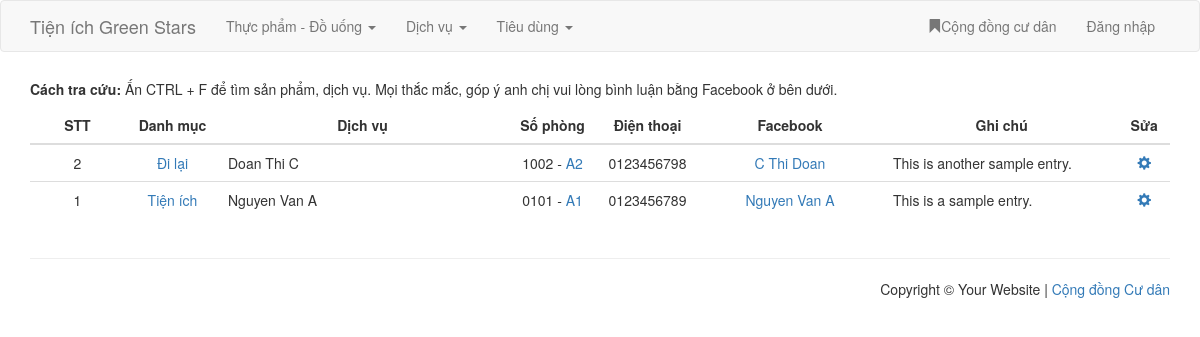
The page / on the database its author committed.
### tables this page shows
CREATE TABLE `entry` (
  `id` int(11) NOT NULL,
  `category_id` int(11) NOT NULL,
  `name` varchar(255) NOT NULL,
  `room` varchar(5) NOT NULL,
  `building` varchar(2) NOT NULL,
  `phone` varchar(11) NOT NULL,
  `fb_name` varchar(100) DEFAULT NULL,
  `fb_link` varchar(100) DEFAULT NULL,
  `note` text
);

CREATE TABLE `category` (
  `id` int(11) NOT NULL,
  `name` varchar(100) NOT NULL,
  `slug` varchar(100) NOT NULL
);

### application/controllers/Entry.php (called while the page is built, shortened)
<?php
class Entry extends MY_Controller
{
	function __construct()
	{
		$this->load->model('entry_model');
		$this->load->model('category_model');
	}
	public function index($slug = FALSE)
	{
		$input = array();
		if ($slug === FALSE)
        {
        	$list = $this->entry_model->get_list($input);
        }
        foreach ($list as $row) {
        	$row->slug = $this->_cate_id_to_slug($row->category_id);
        	$row->category_name = $this->_cate_id_to_name($row->category_id);
        }
		$this->data['list'] = $list;
		$this->data['message'] = $this->session->flashdata('message');
		$this->data['type_message'] = $this->session->flashdata('type_message');
		$this->data['temp'] = 'entry/index';
		$this->load->view('templates/layout', $this->data);
	}
	function _cate_id_to_slug($id)
	{
		$input = array();
		$input['where'] = array('id' => $id);
		$info = $this->category_model->get_row($input);
		return $info->slug;
	}
	function _cate_id_to_name($id)
	{
		$input = array();
		$input['where'] = array('id' => $id);
		$info = $this->category_model->get_row($input);
		return $info->name;
	}
}

### index.php (called while the page is built, shortened)
<?php
require_once BASEPATH.'core/CodeIgniter.php';

### application/helpers/common_helper.php (called while the page is built, shortened)
<?php
function asset($url = '')
{
	return base_url('assets/'. $url);
}

### application/core/MY_Model.php (called while the page is built, shortened)
<?php
class MY_Model extends CI_Model
{
	var $table = '';
	var $key = 'id';
	var $order = '';
	function get_list($input = array())
	{
		$query = $this->db->get($this->table);
		return $query->result();
	}
	protected function get_list_set_input($input = array())
	{
		if ((isset($input['where'])) && $input['where'])
		{
			$this->db->where($input['where']);
		}
		if (isset($input['order'][0]) && isset($input['order'][1]))
		{
			$this->db->order_by($input['order'][0], $input['order'][1]);
		}
		else
		{
			$order = ($this->order == '') ? array($this->table.'.'.$this->key, 'desc') : $this->order;
			$this->db->order_by($order[0], $order[1]);
		}
	}
}

### application/views/entry/index.php (the view)
<h5><strong>Cách tra cứu:</strong> Ấn CTRL + F để tìm sản phẩm, dịch vụ. Mọi thắc mắc, góp ý anh chị vui lòng bình luận bằng Facebook ở bên dưới.</h5>
<table class="table striped-table">
	<thead>
		<tr>
			<th class="col-md-1 text-center">STT</th>
      		<th class="col-md-1 text-center">Danh mục</th>
          	<th class="col-md-3 text-center">Dịch vụ</th>
          	<th class="col-md-1 text-center">Số phòng</th>
      	    <th class="col-md-1 text-center">Điện thoại</th>
   	       	<th class="col-md-2 text-center">Facebook</th>
  	        <th class="text-center">Ghi chú</th>
  	        <th class="text-center">Sửa</th>
		</tr>
	</thead>
	<tbody>
		<?php foreach ($list as $row):  ?>
		<tr>
			<td class="text-center"><?php echo $row->id; ?></td>
			<td class="text-center"><a href="<?php echo base_url($row->slug);?>" title=""><?php echo $row->category_name;?></a></td>
  			<td><?php echo $row->name;?></td>
  			<td class="text-center"><?php echo $row->room . ' - <a href="' . base_url($row->building) .'">'.$row->building .'</a>';?></td>
  			<td class="text-center"><?php echo $row->phone;?></td>
  			<td class="text-center"><a href="<?php echo $row->fb_link;?>" title="" rel="nofollow" target="_blank"><?php echo $row->fb_name;?></a></td>
  			<td><?php echo $row->note;?></td>
  			<td class="text-center"><a href="e/<?php echo $row->id; ?>"><span class="glyphicon glyphicon-cog"></span></a></td>
		</tr>
		<?php endforeach; ?>
	</tbody>
</table>

### application/views/templates/layout.php (shortened to what this page needs)
<!DOCTYPE html>
<html>
<head>
	<?php $this->load->view('templates/head'); ?>
</head>
<body>
	<header>
		<?php $this->load->view('templates/navbar'); ?>
	</header>
	<div class="row">
		<div class="container">
			<?php $this->load->view($temp, $this->data); ?>
		</div>
	</div>
	<footer>
		<?php $this->load->view('templates/footer'); ?>
	</footer>
</body>
</html>

### application/views/templates/head.php (shortened to what this page needs)
<link rel="stylesheet" type="text/css" href="<?php echo asset();?>bootstrap/css/bootstrap.min.css">

### application/views/templates/navbar.php (shortened to what this page needs)
<nav class="navbar navbar-tabs navbar-default">
  <div class="container">
    <div class="navbar-header">
      <a href="<?php echo base_url();?>" class="nav navbar-brand">Tiện ích Green Stars</a>
    </div>
    <div class="collapse navbar-collapse" id="myNavbar">
        <ul class="nav navbar-nav">
          <li class="dropdown"><a class="dropdown-toggle" data-toggle="dropdown" href="#">Thực phẩm - Đồ uống <span class="caret"></span></a>
          </li>
          <li class="dropdown"><a class="dropdown-toggle" data-toggle="dropdown" href="#">Dịch vụ <span class="caret"></span></a>
          </li>
          <li class="dropdown"><a class="dropdown-toggle" data-toggle="dropdown" href="#">Tiêu dùng <span class="caret"></span></a>
          </li>
        </ul>
        <?php
          $login = $this->session->userdata('G1Kpmvg9j0fZJ447NiOT');
        ?>
        <ul class="nav navbar-nav navbar-right">
            <li><a href="https://www.facebook.com/" target="_blank"><span class="glyphicon glyphicon-bookmark"></span>Cộng đồng cư dân</a></li>
            <li>
              <?php
                if(!$login || $login === FALSE) {
                  echo '<a href="'. base_url('login/') .'">Đăng nhập</a>';
                } else {
                  echo '<span class="navbar-text">'.$this->session->userdata('WwmKlmIIN9Tl0zDK4zIW').'</span>';
                }
              ?>
            </li>
        </ul>
    </div>
</div>
</nav>

### application/views/templates/footer.php (shortened to what this page needs)
<div class="row">
	<div class="col-lg-12">
		<div class="container">
			<hr>
			<p class="pull-right">Copyright © Your Website | <a href="https://www.facebook.com/" target="_blank">Cộng đồng Cư dân</a></p>
		</div>
	</div>
</div>

### rows shown on the page
entry: id "2", category.name "Đi lại", name "Doan Thi C", room "1002", building "A2", phone "0123456798", fb_name "C Thi Doan", note "This is another sample entry."
entry: id "1", category.name "Tiện ích", name "Nguyen Van A", room "0101", building "A1", phone "0123456789", fb_name "Nguyen Van A", note "This is a sample entry."
